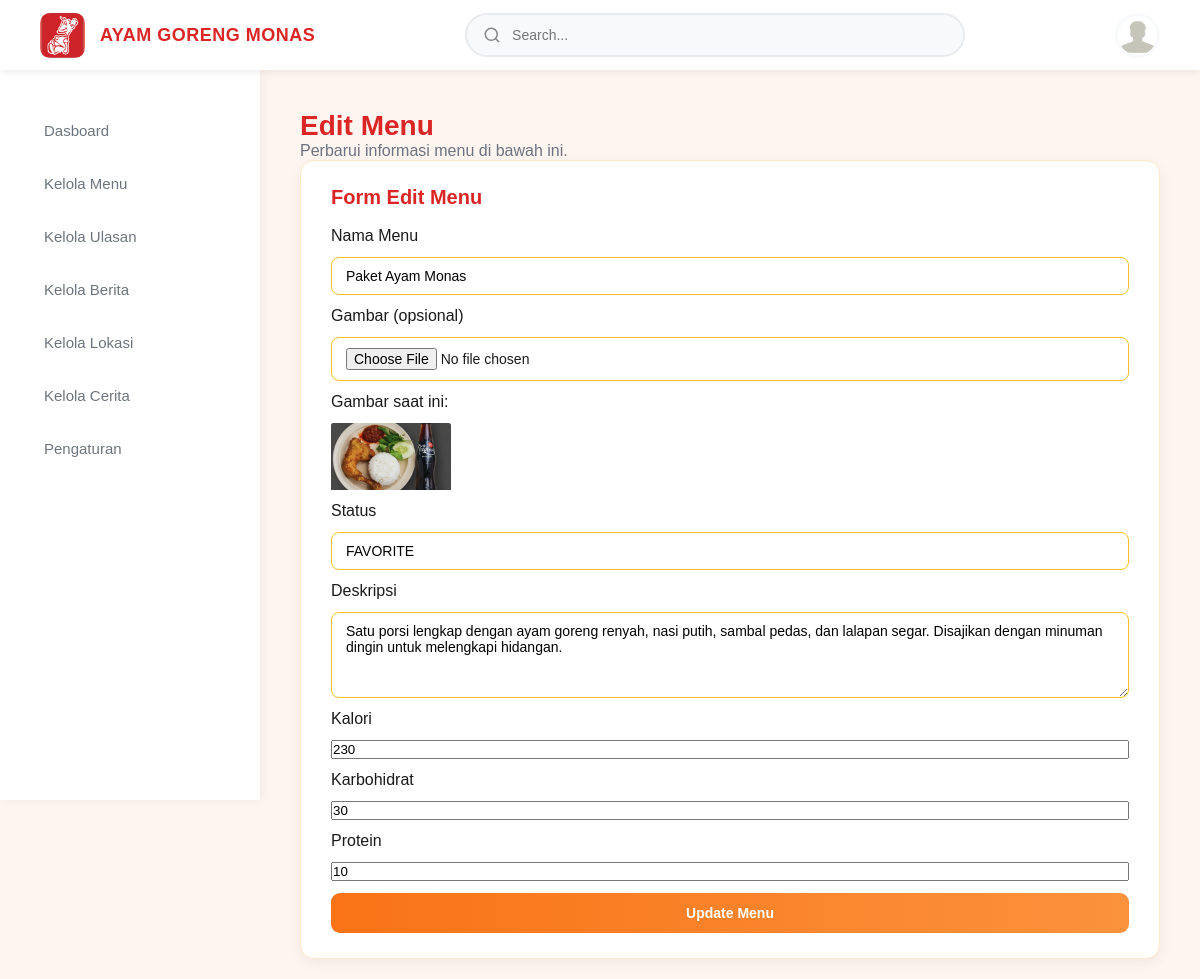
Page /Admin/menu/edit_menu.php?id=1 on the committed database.
### tables this page shows
CREATE TABLE `menu` (
  `id` int NOT NULL,
  `nama` varchar(50) NOT NULL,
  `gambar` varchar(100) NOT NULL,
  `status` varchar(20) DEFAULT NULL,
  `deskripsi` text,
  `karbohidrat` int DEFAULT NULL,
  `kalori` int DEFAULT NULL,
  `protein` int DEFAULT NULL
);

### Admin/menu/edit_menu.php (the view, shortened to what this page needs)
<?php
$conn = mysqli_connect("localhost", "root", "", "ayamgoreng_monas");
if (isset($_GET['id'])) {
  $id = $_GET['id'];
  $result = mysqli_query($conn, "SELECT * FROM menu WHERE id = $id");
  $menu = mysqli_fetch_assoc($result);
}
?>
<!DOCTYPE html>
<html lang="en">
  <head>
    <link rel="stylesheet" href="../style_admin/manage_menu.css" />
  </head>
  <body>
    <?php
      include "../layout/header_admin.php";
      include "../layout/sidebar_admin.php";
    ?>
    <section class="main-content">
      <div class="content-header">
        <h1>Edit Menu</h1>
        <p>Perbarui informasi menu di bawah ini.</p>
      </div>
      <div class="form-section">
        <h2>Form Edit Menu</h2>
        <form method="POST" enctype="multipart/form-data">
          <label>Nama Menu</label>
          <input type="text" name="nama" value="<?php echo $menu['nama']; ?>" required />
          <label>Gambar (opsional)</label>
          <input type="file" name="gambar" />
          <p>Gambar saat ini:</p>
          <img src="../../Source/Daftar menu/<?php echo $menu['gambar']; ?>" width="120">
          <label>Status</label>
          <input type="text" name="status" value="<?php echo $menu['status']; ?>" />
          <label>Deskripsi</label>
          <textarea name="deskripsi" rows="4"><?php echo $menu['deskripsi']; ?></textarea>
          <label>Kalori</label>
          <input type="number" name="kalori" value="<?php echo $menu['kalori']; ?>" />
          <label>Karbohidrat</label>
          <input type="number" name="karbohidrat" value="<?php echo $menu['karbohidrat']; ?>" />
          <label>Protein</label>
          <input type="number" name="protein" value="<?php echo $menu['protein']; ?>" />
          <button type="submit" name="update">Update Menu</button>
        </form>
      </div>
    </section>
  </body>
</html>

### Admin/style_admin/manage_menu.css (style rules this page uses)
* { margin: 0; padding: 0; box-sizing: border-box; font-family: "Poppins", sans-serif; }
body { background: #FFF5F0; color: #1a1a1a; }
.main-content { margin-left: 260px; margin-top: 70px; padding: 30px; min-height: calc(100vh - 70px); }
.main-content { margin-left: 260px; margin-top: 90px; padding: 20px 40px; }
.content-header h1 { font-size: 28px; font-weight: 700; color: #DC2626; }
.content-header p { color: #6B7280; }
.form-section { background: #ffffff; padding: 25px 30px; border-radius: 14px; box-shadow: 0 4px 14px rgba(0,0,0,0.06); border: 1px solid #FFE8C7; }
.form-section h2 { font-size: 20px; font-weight: 700; color: #DC2626; margin-bottom: 18px; }
.form-section form { display: flex; flex-direction: column; gap: 12px; }
.form-section input[type="text"], .form-section input[type="file"], .form-section textarea { border: 1px solid #FBBF24; padding: 10px 14px; border-radius: 8px; font-size: 14px; }
.form-section button { background: linear-gradient(90deg, #F97316, #FB923C); border: none; padding: 12px; color: white; font-size: 14px; font-weight: 600; border-radius: 9px; cursor: pointer; transition: 0.2s; }

### rows in the picture
menu: nama "Paket Ayam Monas", gambar (picture), status "FAVORITE", deskripsi "Satu porsi lengkap dengan ayam goreng renyah, nasi putih, sambal pedas, dan lalapan segar. Disajikan dengan minuman dingin untuk melengkapi hidangan.", kalori "230", karbohidrat "30", protein "10"
